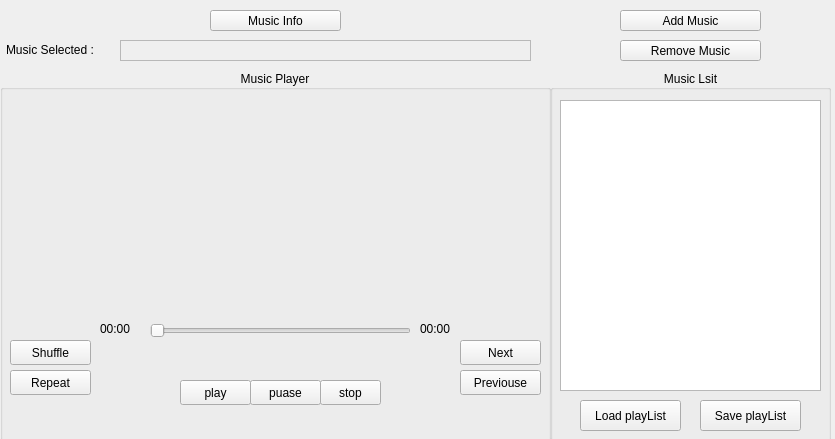
<?xml version="1.0" encoding="UTF-8"?>
<ui version="4.0">
 <class>MainWindow</class>
 <widget class="QMainWindow" name="MainWindow">
  <property name="geometry">
   <rect>
    <x>0</x>
    <y>0</y>
    <width>835</width>
    <height>439</height>
   </rect>
  </property>
  <property name="focusPolicy">
   <enum>Qt::ClickFocus</enum>
  </property>
  <property name="windowTitle">
   <string>MainWindow</string>
  </property>
  <property name="accessibleName">
   <string/>
  </property>
  <property name="styleSheet">
   <string notr="true"/>
  </property>
  <widget class="QWidget" name="centralwidget">
   <widget class="QGroupBox" name="groupBox">
    <property name="geometry">
     <rect>
      <x>0</x>
      <y>70</y>
      <width>551</width>
      <height>371</height>
     </rect>
    </property>
    <property name="title">
     <string>Music Player</string>
    </property>
    <property name="alignment">
     <set>Qt::AlignCenter</set>
    </property>
    <widget class="QPushButton" name="btnplay">
     <property name="geometry">
      <rect>
       <x>180</x>
       <y>310</y>
       <width>71</width>
       <height>25</height>
      </rect>
     </property>
     <property name="focusPolicy">
      <enum>Qt::ClickFocus</enum>
     </property>
     <property name="text">
      <string>play</string>
     </property>
     <property name="checkable">
      <bool>false</bool>
     </property>
    </widget>
    <widget class="QPushButton" name="btnpuase">
     <property name="geometry">
      <rect>
       <x>250</x>
       <y>310</y>
       <width>71</width>
       <height>25</height>
      </rect>
     </property>
     <property name="focusPolicy">
      <enum>Qt::ClickFocus</enum>
     </property>
     <property name="text">
      <string>puase</string>
     </property>
     <property name="checkable">
      <bool>true</bool>
     </property>
    </widget>
    <widget class="QPushButton" name="btnstop">
     <property name="geometry">
      <rect>
       <x>320</x>
       <y>310</y>
       <width>61</width>
       <height>25</height>
      </rect>
     </property>
     <property name="focusPolicy">
      <enum>Qt::ClickFocus</enum>
     </property>
     <property name="text">
      <string>stop</string>
     </property>
     <property name="checkable">
      <bool>false</bool>
     </property>
    </widget>
    <widget class="QPushButton" name="btnnext">
     <property name="geometry">
      <rect>
       <x>460</x>
       <y>270</y>
       <width>81</width>
       <height>25</height>
      </rect>
     </property>
     <property name="focusPolicy">
      <enum>Qt::ClickFocus</enum>
     </property>
     <property name="text">
      <string>Next</string>
     </property>
    </widget>
    <widget class="QPushButton" name="btnback">
     <property name="geometry">
      <rect>
       <x>460</x>
       <y>300</y>
       <width>81</width>
       <height>25</height>
      </rect>
     </property>
     <property name="focusPolicy">
      <enum>Qt::ClickFocus</enum>
     </property>
     <property name="text">
      <string>Previouse</string>
     </property>
    </widget>
    <widget class="QLabel" name="label_1">
     <property name="enabled">
      <bool>true</bool>
     </property>
     <property name="geometry">
      <rect>
       <x>10</x>
       <y>30</y>
       <width>531</width>
       <height>201</height>
      </rect>
     </property>
     <property name="text">
      <string/>
     </property>
     <property name="pixmap">
      <pixmap>../Gif/GzEU.gif</pixmap>
     </property>
     <property name="scaledContents">
      <bool>true</bool>
     </property>
     <property name="alignment">
      <set>Qt::AlignCenter</set>
     </property>
    </widget>
    <widget class="QWidget" name="horizontalLayoutWidget">
     <property name="geometry">
      <rect>
       <x>150</x>
       <y>250</y>
       <width>261</width>
       <height>21</height>
      </rect>
     </property>
     <layout class="QHBoxLayout" name="horizontalLayout">
      <item>
       <widget class="QSlider" name="seek">
        <property name="focusPolicy">
         <enum>Qt::WheelFocus</enum>
        </property>
        <property name="orientation">
         <enum>Qt::Horizontal</enum>
        </property>
       </widget>
      </item>
     </layout>
    </widget>
    <widget class="QLabel" name="label_3">
     <property name="geometry">
      <rect>
       <x>100</x>
       <y>250</y>
       <width>41</width>
       <height>17</height>
      </rect>
     </property>
     <property name="text">
      <string>00:00</string>
     </property>
    </widget>
    <widget class="QLabel" name="label_4">
     <property name="geometry">
      <rect>
       <x>420</x>
       <y>250</y>
       <width>41</width>
       <height>17</height>
      </rect>
     </property>
     <property name="text">
      <string>00:00</string>
     </property>
    </widget>
    <widget class="QLabel" name="lblPause">
     <property name="geometry">
      <rect>
       <x>10</x>
       <y>350</y>
       <width>101</width>
       <height>17</height>
      </rect>
     </property>
     <property name="text">
      <string/>
     </property>
    </widget>
    <widget class="QPushButton" name="btnshuffle">
     <property name="geometry">
      <rect>
       <x>10</x>
       <y>270</y>
       <width>81</width>
       <height>25</height>
      </rect>
     </property>
     <property name="focusPolicy">
      <enum>Qt::ClickFocus</enum>
     </property>
     <property name="text">
      <string>Shuffle</string>
     </property>
    </widget>
    <widget class="QPushButton" name="btnrepeat">
     <property name="geometry">
      <rect>
       <x>10</x>
       <y>300</y>
       <width>81</width>
       <height>25</height>
      </rect>
     </property>
     <property name="focusPolicy">
      <enum>Qt::ClickFocus</enum>
     </property>
     <property name="text">
      <string>Repeat</string>
     </property>
    </widget>
   </widget>
   <widget class="QGroupBox" name="groupBox_2">
    <property name="geometry">
     <rect>
      <x>550</x>
      <y>70</y>
      <width>281</width>
      <height>371</height>
     </rect>
    </property>
    <property name="title">
     <string>Music Lsit</string>
    </property>
    <property name="alignment">
     <set>Qt::AlignCenter</set>
    </property>
    <widget class="QListView" name="List">
     <property name="geometry">
      <rect>
       <x>10</x>
       <y>30</y>
       <width>261</width>
       <height>291</height>
      </rect>
     </property>
    </widget>
    <widget class="QPushButton" name="btnSave">
     <property name="geometry">
      <rect>
       <x>150</x>
       <y>330</y>
       <width>101</width>
       <height>31</height>
      </rect>
     </property>
     <property name="text">
      <string>Save playList</string>
     </property>
    </widget>
    <widget class="QPushButton" name="btnLoad">
     <property name="geometry">
      <rect>
       <x>30</x>
       <y>330</y>
       <width>101</width>
       <height>31</height>
      </rect>
     </property>
     <property name="text">
      <string>Load playList</string>
     </property>
    </widget>
   </widget>
   <widget class="QPushButton" name="btnremove">
    <property name="geometry">
     <rect>
      <x>620</x>
      <y>40</y>
      <width>141</width>
      <height>21</height>
     </rect>
    </property>
    <property name="focusPolicy">
     <enum>Qt::ClickFocus</enum>
    </property>
    <property name="text">
     <string>Remove Music</string>
    </property>
   </widget>
   <widget class="QPushButton" name="btnadd">
    <property name="geometry">
     <rect>
      <x>620</x>
      <y>10</y>
      <width>141</width>
      <height>21</height>
     </rect>
    </property>
    <property name="focusPolicy">
     <enum>Qt::ClickFocus</enum>
    </property>
    <property name="text">
     <string>Add Music</string>
    </property>
   </widget>
   <widget class="QTextEdit" name="txtname">
    <property name="enabled">
     <bool>false</bool>
    </property>
    <property name="geometry">
     <rect>
      <x>120</x>
      <y>40</y>
      <width>411</width>
      <height>21</height>
     </rect>
    </property>
    <property name="verticalScrollBarPolicy">
     <enum>Qt::ScrollBarAlwaysOff</enum>
    </property>
    <property name="horizontalScrollBarPolicy">
     <enum>Qt::ScrollBarAlwaysOff</enum>
    </property>
   </widget>
   <widget class="QLabel" name="label_2">
    <property name="geometry">
     <rect>
      <x>6</x>
      <y>40</y>
      <width>121</width>
      <height>20</height>
     </rect>
    </property>
    <property name="text">
     <string>Music Selected :</string>
    </property>
   </widget>
   <widget class="QPushButton" name="btninfo">
    <property name="geometry">
     <rect>
      <x>210</x>
      <y>10</y>
      <width>131</width>
      <height>21</height>
     </rect>
    </property>
    <property name="focusPolicy">
     <enum>Qt::ClickFocus</enum>
    </property>
    <property name="text">
     <string>Music Info</string>
    </property>
   </widget>
  </widget>
 </widget>
 <resources/>
 <connections/>
</ui>
